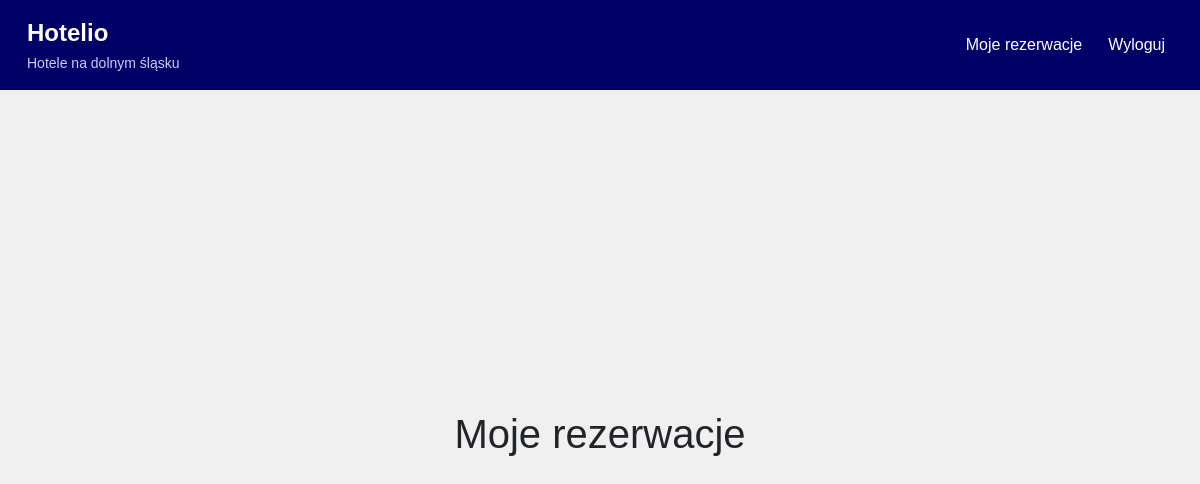
The app's page /my-reservations/ (signed in), older data.
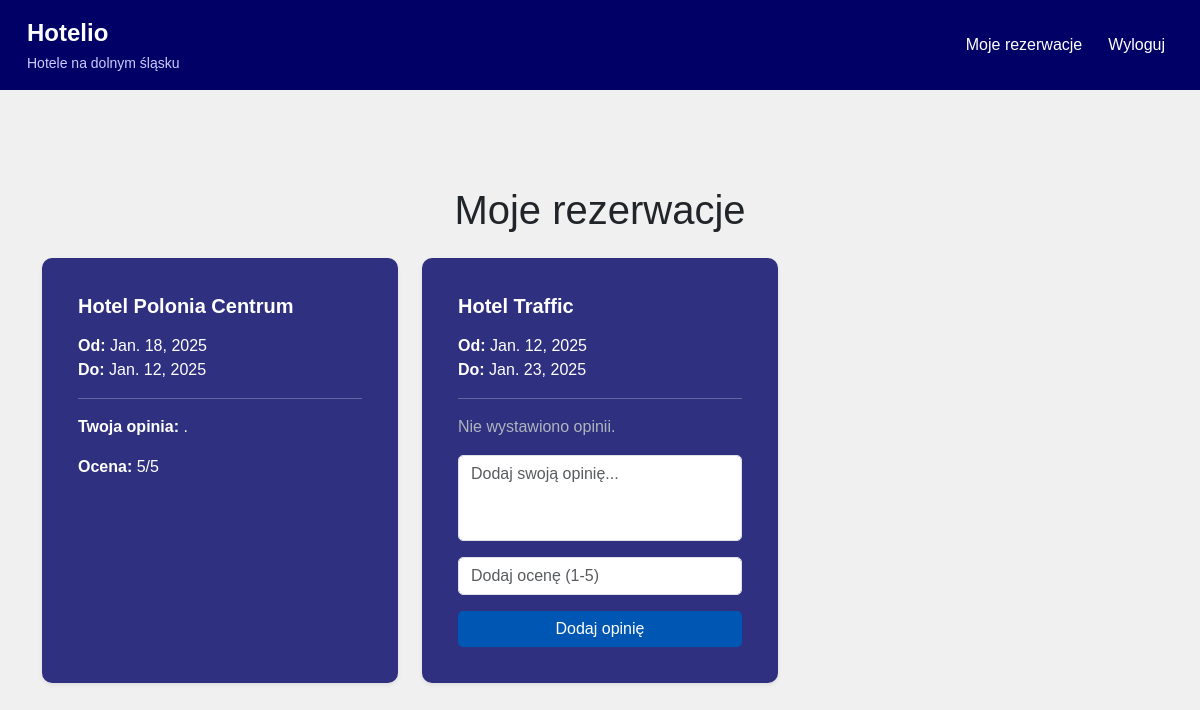
The same page, newer data.
### Hotelio/models.py (models this page shows, shortened)
class Reservation(models.Model):
    hotel = models.ForeignKey(Hotel, on_delete=models.CASCADE)
    user = models.ForeignKey(User, on_delete=models.CASCADE)
    check_in = models.DateField()
    check_out = models.DateField()
    guests = models.PositiveIntegerField()
    review_text = models.TextField(blank=True, null=True)
    rating = models.IntegerField(blank=True, null=True)

class Hotel(models.Model):
    name = models.CharField(max_length=255)
    description = models.TextField()
    price_per_night = models.DecimalField(max_digits=8, decimal_places=2)
    city = models.CharField(max_length=100, null=True, blank=True)
    image = models.ImageField(upload_to='media/hotel_images', default='media/hotel_images/hotelrelax.jpeg')
    image2 = models.ImageField(upload_to='media/hotel_images', default='media/hotel_images/hotelrelax.jpeg')
    image3 = models.ImageField(upload_to='media/hotel_images', default='media/hotel_images/hotelrelax.jpeg')
    image4 = models.ImageField(upload_to='media/hotel_images', default='media/hotel_images/hotelrelax.jpeg')
    created_at = models.DateTimeField(auto_now_add=True, null=True)
    amenities = models.TextField(default="brak udogodnień")
    rating = models.FloatField(default=0.0)
    address = models.CharField(max_length=255, null=True, blank=True)
    map = models.URLField(blank=True, null=True)
    sale_price = models.DecimalField(max_digits=8, decimal_places=2, null=True, blank=True)
    promo = models.BooleanField(default=False)
    def __str__(self):
        return self.name

### Hotelio/views.py (the view)
# urls.py: path('my-reservations/', views.my_reservations, name='my_reservations'),
@login_required
def my_reservations(request):
    reservations = Reservation.objects.filter(user=request.user)
    if request.method == "POST":
        form = ReviewForm(request.POST)
        if form.is_valid():
            reservation_id = form.cleaned_data['reservation_id']
            review_text = form.cleaned_data['review_text']
            rating = form.cleaned_data['rating']
            reservation = Reservation.objects.get(id=reservation_id, user=request.user)
            reservation.review_text = review_text
            reservation.rating = rating
            reservation.save()
            return redirect('my_reservations')
    else:
        form = ReviewForm()
    context = {
        'reservations': reservations,
        'form': form,
    }
    return render(request, 'hotels/my_reservations.html', context)

### Hotelio/forms.py
class ReviewForm(forms.Form):
    reservation_id = forms.IntegerField(widget=forms.HiddenInput)
    review_text = forms.CharField(
        label="Opinia",
        widget=forms.Textarea(attrs={'class': 'form-control', 'rows': 3}),
        required=True
    )
    rating = forms.IntegerField(
        label="Ocena (1-5)",
        widget=forms.NumberInput(attrs={'class': 'form-control'}),
        min_value=1,
        max_value=5,
        required=True
    )

### Hotelio/templates/hotels/my_reservations.html (shortened to what this page needs)
{% extends 'base.html' %}
{% block content %}
<div class="container mt-5">
    <h1 class="text-center mb-4">Moje rezerwacje</h1>
    <div class="row justify-content-start g-4">
        {% for reservation in reservations %}
        <div class="col-12 col-md-6 col-lg-4">
            <div class="card h-100 border-light shadow-sm" style="border-radius: 10px;">
                <div class="card-body">
                    <h5 class="fw-bold mb-3">{{ reservation.hotel}}</h5>
                    <p class="mb-2">
                        <strong>Od:</strong> {{ reservation.check_in }}<br>
                        <strong>Do:</strong> {{ reservation.check_out }}
                    </p>
                    <hr>
                    <div class="mb-3">
                        {% if reservation.review_text %}
                            <p><strong>Twoja opinia:</strong> {{ reservation.review_text }}</p>
                            <p><strong>Ocena:</strong> {{ reservation.rating }}/5</p>
                        {% else %}
                            <p class="text" style="color: #adb5bd;">Nie wystawiono opinii.</p>
                        {% endif %}
                    </div>
                    {% if not reservation.review_text %}
                    <form method="post" class="mt-3">
                        <div class="mb-3">
                            <textarea name="review_text" class="form-control" placeholder="Dodaj swoją opinię..." rows="3" style="resize: none; border-radius: 5px;"></textarea>
                        </div>
                        <div class="mb-3">
                            <input name="rating" type="number" class="form-control" min="1" max="5" placeholder="Dodaj ocenę (1-5)" style="border-radius: 5px;">
                        </div>
                        <button type="submit" class="btn btn-primary w-100" style="border-radius: 5px;">Dodaj opinię</button>
                    </form>
                    {% endif %}
                </div>
            </div>
        </div>
        {% endfor %}
    </div>
</div>
{% endblock %}

Row changes from the older to the newer data that the page shows:
added Reservation: hotel "Hotel Polonia Centrum", check_in "Jan. 18, 2025", check_out "Jan. 12, 2025", review_text ".", rating "5"
added Reservation: hotel "Hotel Traffic", check_in "Jan. 12, 2025", check_out "Jan. 23, 2025", shows "Nie wystawiono opinii."
